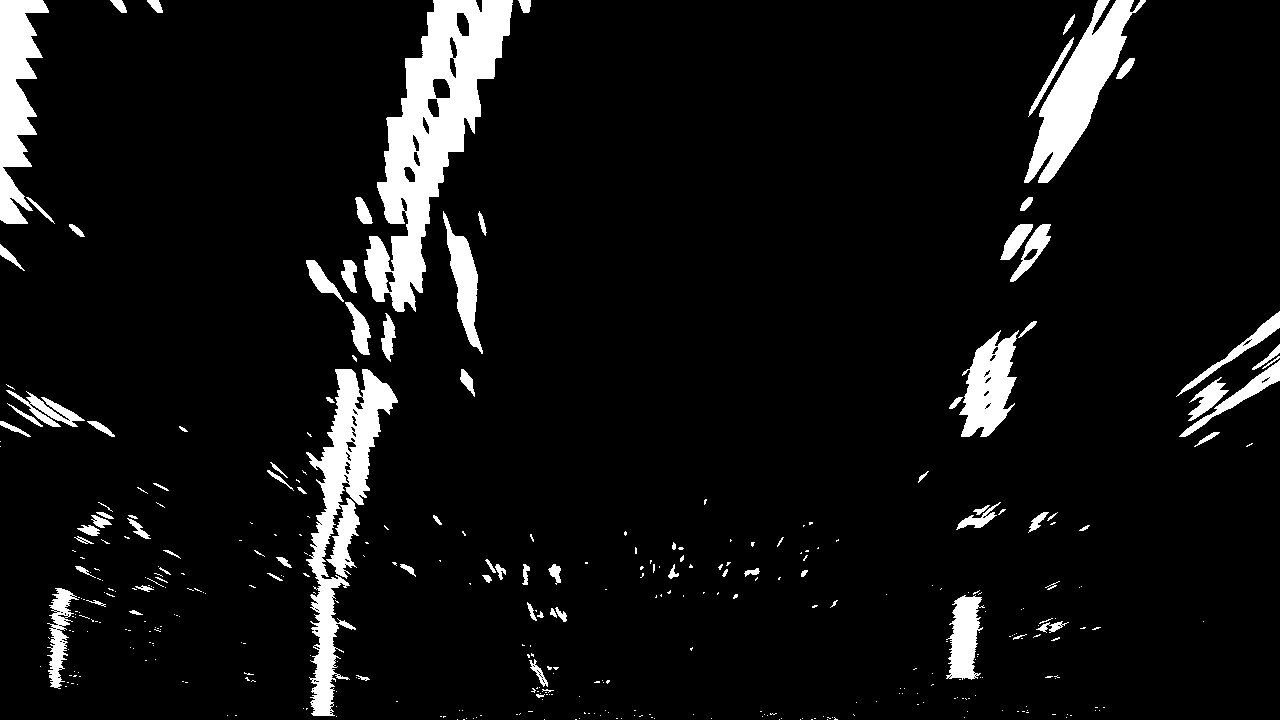
#> input picture exercises/images/warped_example.jpg, 1280 x 720 px
$ python 34_convolution_search.py
#> lines starting #> are read from the running program, lines starting #| are printed output that depends on the picture; after the words box and inside, x2 and y2 are one past the last pixel; in counts of white or black regions, pixels touching at a corner belong together
import numpy as np
import matplotlib.pyplot as plt
import matplotlib.image as mpimg
import glob
import cv2

# %% load image
warped = mpimg.imread('./images/warped_example.jpg')
#> warped is the input picture: shape (720, 1280); min 0, max 255, mean 18.5
# window settings
n_windows = 9
window_height = warped.shape[0] // n_windows
#> window_height = 80
window_width = 50
margin = 100

def window_mask(width, height, img_ref, center, level):
    retVal = np.zeros_like(img_ref)
    retVal[int(img_ref.shape[0] - (level + 1) * height):int(img_ref.shape[0] - (level * height)),
            max(0, int(center - width / 2)):min(int(center + width / 2), img_ref.shape[1])] = 1

    return retVal

def find_window_centroids(image, win_width, win_height, margin):
    # centroids positions per level (left, right)
#> called with win_width = 50, win_height = 80, margin = 100
    window_centroids = list()
    # window template for convolutions
    win = np.ones(win_width)

    # 1. find starting positions for left/right lanes
    l_sum = np.sum(image[int(3 * image.shape[0] / 4):, :int(image.shape[1] / 2)], axis=0)
#> l_sum = 640 values, max 44595 at index 320, min 0 at index 0, mean 2862.4
    l_center = np.argmax(np.convolve(win, l_sum)) - win_width / 2
#> l_center = 329
    r_sum = np.sum(image[int(3 * image.shape[0] / 4):, int(image.shape[1] / 2):], axis=0)
#> r_sum = 640 values, max 21690 at index 324, min 0 at index 144, mean 1205.5
    r_center = np.argmax(np.convolve(win, r_sum)) - win_width / 2 + int(image.shape[1] / 2)
#> r_center = 964

    # add as first layer
    window_centroids.append((l_center, r_center))

    # iterate over layers looking for max pixel locations
    for level in range(1, int(image.shape[0] / win_height)):
        # convolve window into vertical slice of image
        img_layer = np.sum(image[int(image.shape[0] - (level + 1) * win_height):int(image.shape[0] - (level * win_height)), :], axis=0)
        conv_signal = np.convolve(win, img_layer)
        # find best left centroid by using past centroids as a reference
        # conv_signal is the right side of window => win_width/2
        offset = win_width / 2
        l_min_idx = int(max(l_center + offset - margin, 0))
        l_max_idx = int(min(l_center + offset + margin, image.shape[1]))
        l_center = np.argmax(conv_signal[l_min_idx:l_max_idx]) + l_min_idx - offset
        # find best right centroid with past centroid as reference
        r_min_idx = int(max(r_center + offset - margin, 0))
        r_max_idx = int(min(r_center + offset + margin, image.shape[1]))
        r_center = np.argmax(conv_signal[r_min_idx:r_max_idx]) + r_min_idx - offset
        # add to list
        window_centroids.append((l_center, r_center))
#> this loop made 8 passes
#> (l_min_idx, l_max_idx, l_center, r_min_idx, r_max_idx, r_center) on passes 1 to 8: (254, 454, 329, 889, 1089, 964), (254, 454, 337, 889, 1089, 980), (262, 462, 351, 905, 1105, 984), (276, 476, 367, 909, 1109, 990), (292, 492, 395, 915, 1115, 1024), (320, 520, 409, 949, 1149, 1035), (334, 534, 431, 960, 1160, 1063), (356, 556, 463, 988, 1188, 1101)
#> after the loop, window_centroids = [(329, 964), (329, 964), (337, 980), (351, 984), (367, 990), (395, 1024), (409, 1035), (431, 1063), (463, 1101)]

    return window_centroids

window_centroids = find_window_centroids(warped, window_width, window_height, margin)

# %% if there are any centroids
if len(window_centroids) > 0:
    # points to draw left/right windows
    l_pts = np.zeros_like(warped)
    r_pts = np.zeros_like(warped)

    # iterate levels and draw windows
    for level in range(len(window_centroids)):
        # draw window areas
        if level <= 1:
            l_mask = window_mask(window_width, window_height, warped, window_centroids[level][0], level)
            r_mask = window_mask(window_width, window_height, warped, window_centroids[level][1], level)
        # add graphic points to masks
        l_pts[(l_pts == 255) | (l_mask == 1)] = 255
        r_pts[(r_pts == 255) | (r_mask == 1)] = 255
#> this loop made 9 passes
#> pass 1, `l_mask = window_mask(window_width, window_height, warped, window_centr..`:
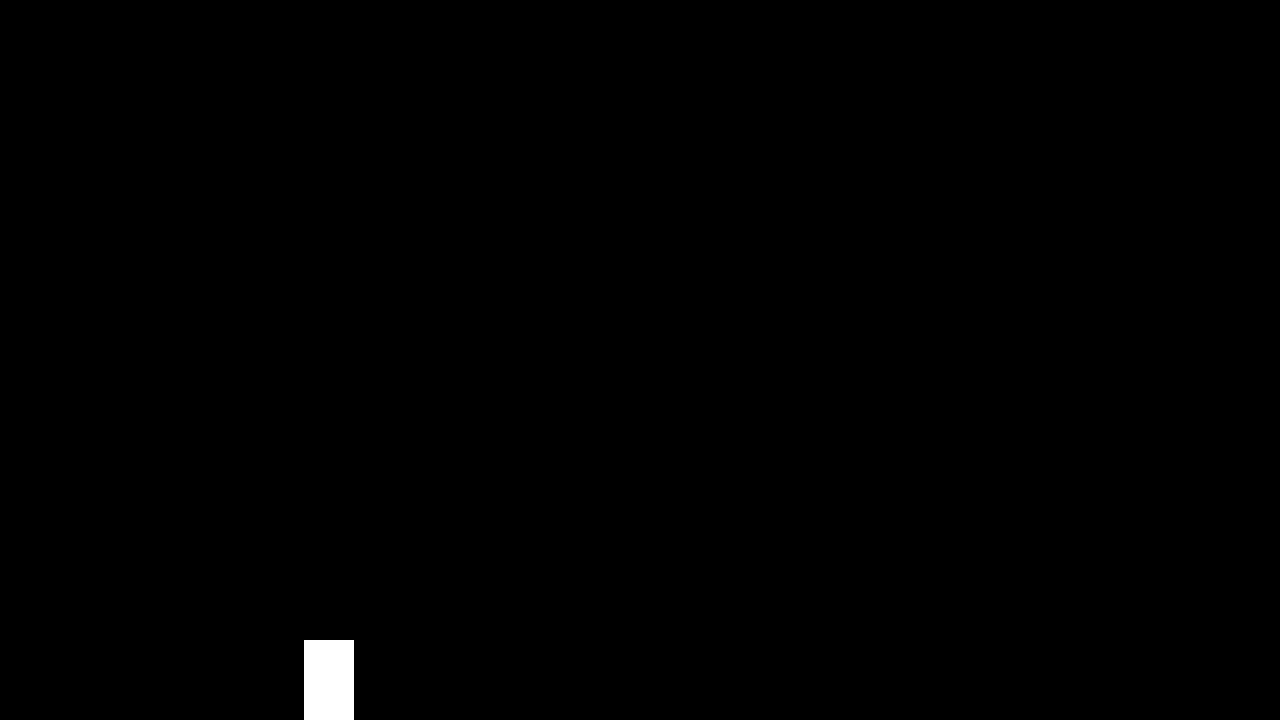
#> l_mask: shape (720, 1280); values 0 (black) and 1 (white), 0.43% white; 1 white region, box (x1, y1, x2, y2) and area: (304, 640, 354, 720) 4000
#> after the loop:
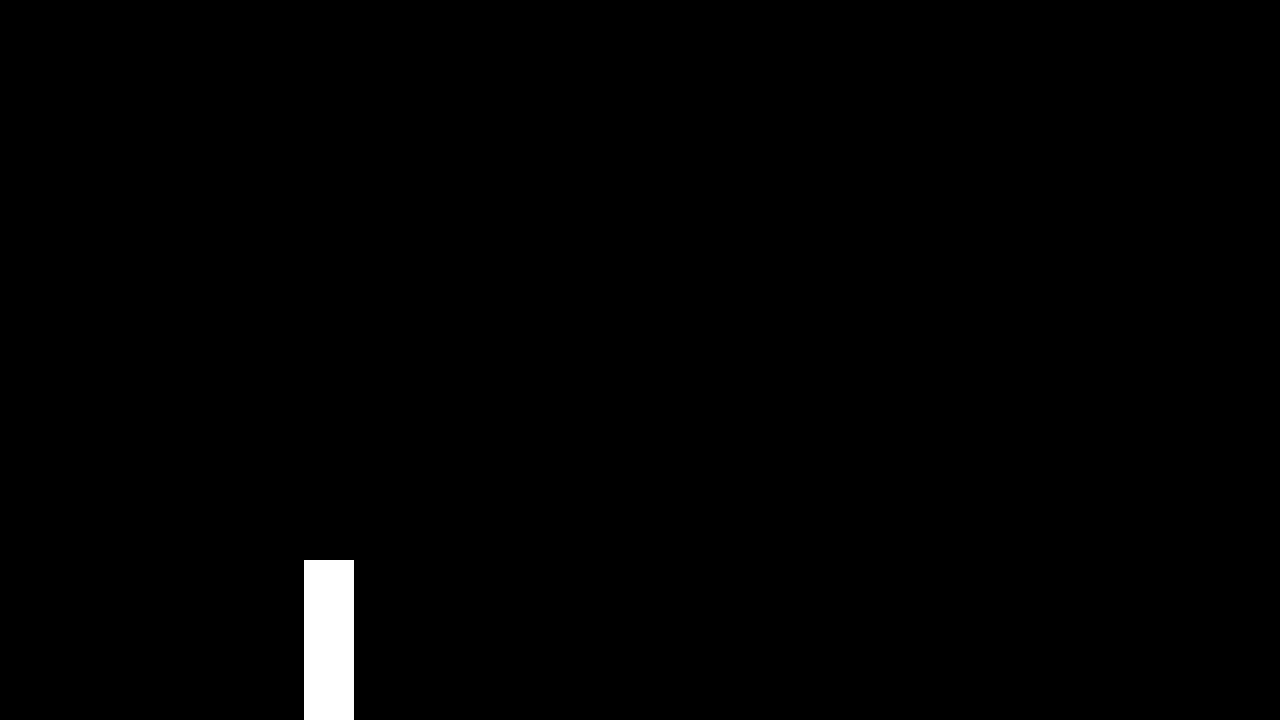
#> l_pts: shape (720, 1280); 0.87% white; 1 white region, box (x1, y1, x2, y2) and area: (304, 560, 354, 720) 8000
#> after the loop:
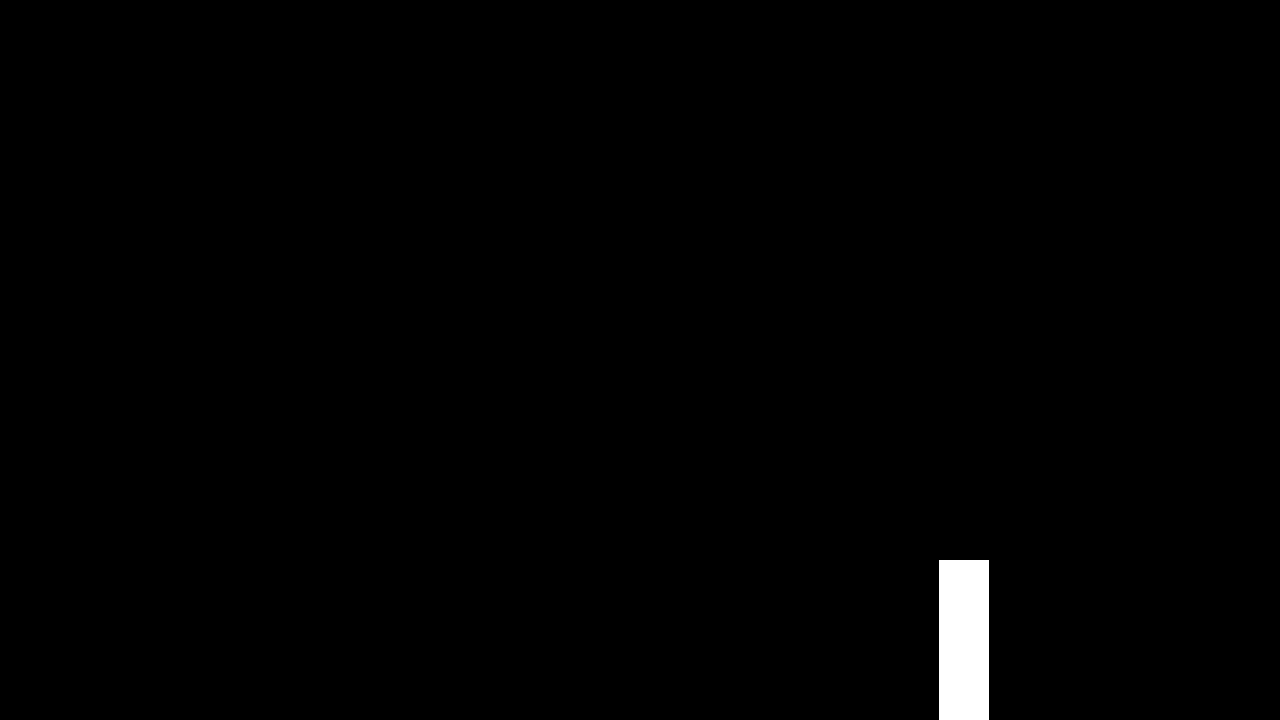
#> r_pts: shape (720, 1280); 0.87% white; 1 white region, box (x1, y1, x2, y2) and area: (939, 560, 989, 720) 8000

    # add left and right window pixels together
    template = np.array(r_pts + l_pts, np.uint8)
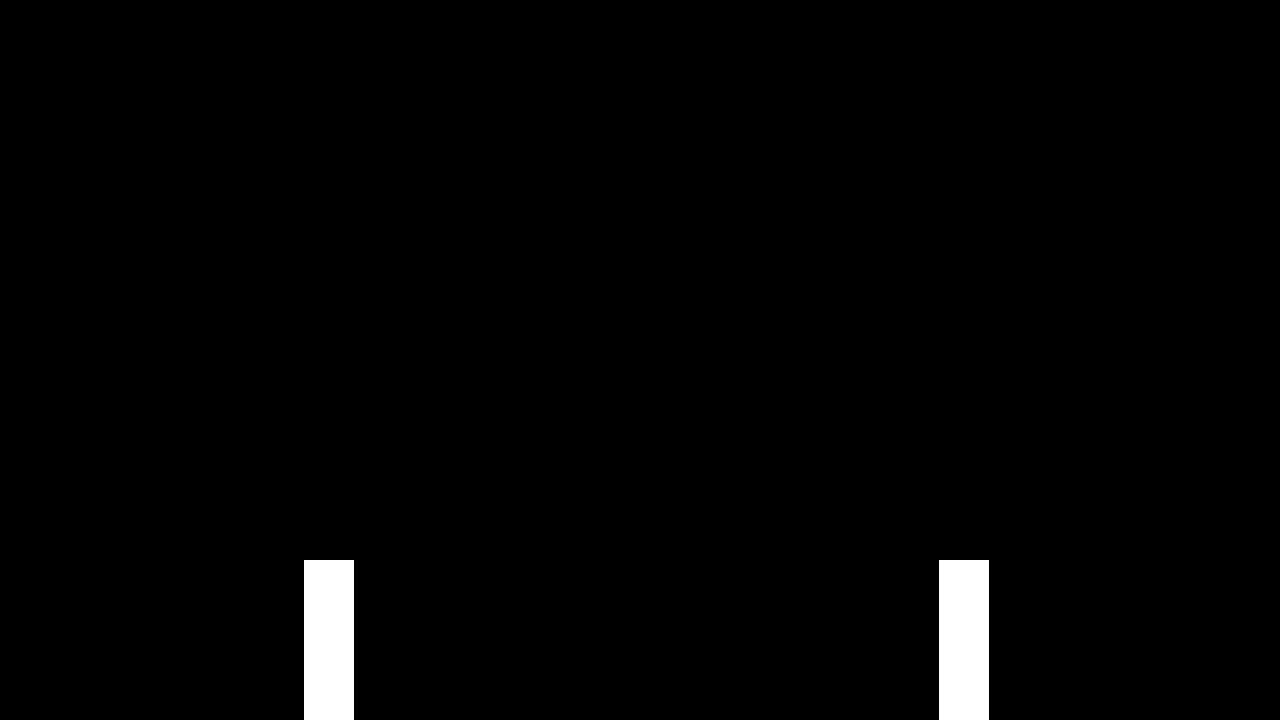
#> template: shape (720, 1280); 1.7% white; 2 white regions, box (x1, y1, x2, y2) and area: (304, 560, 354, 720) 8000, (939, 560, 989, 720) 8000
    # create zero color channel
    zero_chan = np.zeros_like(template)
    # make window pixels green (R, G, B)
    template = np.array(cv2.merge((zero_chan, template, zero_chan)), np.uint8)
#> template: shape (720, 1280, 3)
    # make original road pixels 3 channels deep
    warpage = np.array(cv2.merge((warped, warped, warped)), np.uint8)
    # overlay original road image with window results in template
    output = cv2.addWeighted(warpage, 1, template, 0.7, 0.0)
else:
    # no centroids found, display road image
    output = np.array((warped, warped, warped), np.uint8)

plt.figure(figsize=(15, 10))
plt.imshow(output)
plt.title('convolution results')
plt.show()
